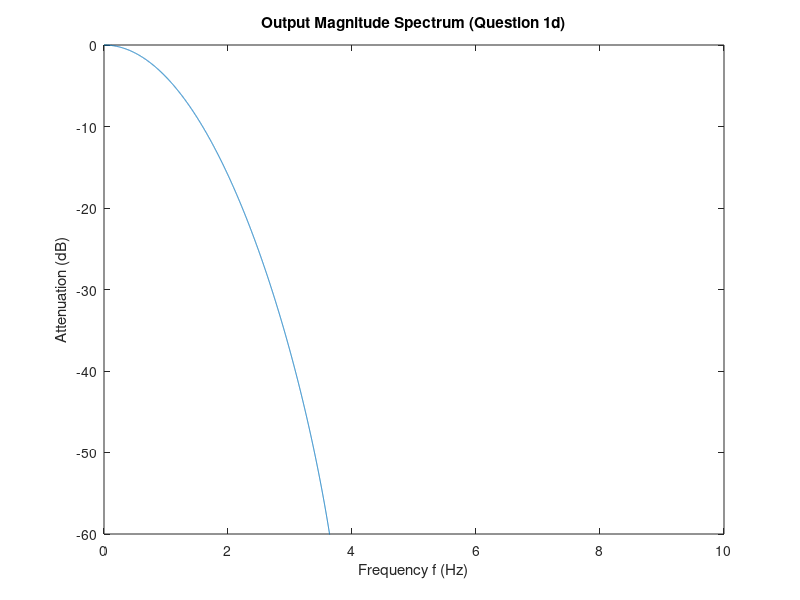
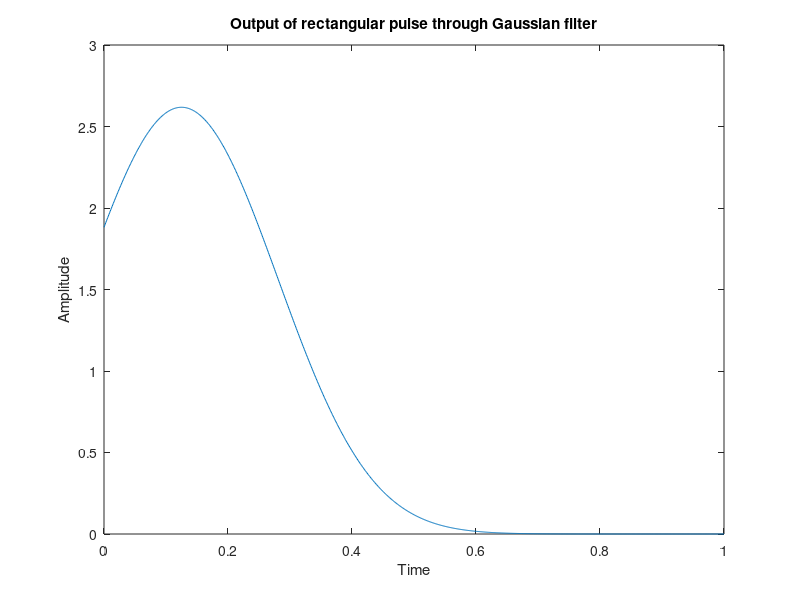

These figures' MATLAB source, in order: (Note: this script raises an error after producing the figures.)
clear all; close all; clc

%% ECE300 Assignment 1
% Alexa Jakob
% September 14, 2020

% Question 1

% Set up filter
f = linspace(0,10,10000);
W = 1; % [dB]
H = exp(-log(2)/2 * (f/W).^2);
mag_H = 20*log10(abs(H)); % magnitude response

% d
T = 0.25;
A = 1/T;

% Fourier transform - spectrums
input_FT = A*T*exp(-j*pi*f*T).*sinc(f*T);
output_FT = input_FT.*H;
mag_output_FT = 20*log10(abs(output_FT));

% plot output
plot(f, mag_output_FT)
title('Output Magnitude Spectrum (Question 1d)')
xlabel('Frequency f (Hz)')
ylabel('Attenuation (dB)')
ylim([-60 0])


% e: use linear interpolation
linear_bounds = [-60 0];
B0 = interp1(mag_output_FT,f,-50); % reasonably linear between 2 sample points
attentuation_B0 = 20*log10(abs(A*T*exp(-j*pi*B0*T-log(2)/2*(B0/W).^2).*sinc(B0*T)));
% checked: for B0 = 3.3948, attenuation is -50dB and keeps descending

% g: graph output pulse
t = linspace(0, 4*T, 1000);
sigma = sqrt(log(2))/(2*pi*W);
y = A*(qfunc(-t/sigma)-qfunc((-t+T)/sigma));
figure
plot(t,y)
title('Output of rectangular pulse through Gaussian filter')
xlabel('Time')
ylabel('Amplitude')

%% Question 2
% Generate QAM grids
grid2 = GenerateQAMCoords(2);
grid4 = GenerateQAMCoords(4);
grid6 = GenerateQAMCoords(6);
grid8 = GenerateQAMCoords(8);

% compute epsilon_b on a decibel scale
k = 2;
eps_b2 = 1/k * 1/2.^k * sum(abs(grid2).^2);
eps_b2 = 10*log10(eps_b2);

k = 4;
eps_b4 = 1/k * 1/2.^k * sum(abs(grid4).^2);
eps_b4 = 10*log10(eps_b4);

k = 6;
eps_b6 = 1/k * 1/2.^k * sum(abs(grid6).^2);
eps_b6 = 10*log10(eps_b6);

k = 8;
eps_b8 = 1/k * 1/2.^k * sum(abs(grid8).^2);
eps_b8 = 10*log10(eps_b8);

% plot epsilons/dmin as a fcn of k
k = 2:2:8;
epsilons = [eps_b2 eps_b4 eps_b6 eps_b8];
figure
plot(k,epsilons)
xline(4)
xline(6)
title('\epsilon_b/d_{min}^2 vs k')
xlabel('k')
ylabel('\epsilon_b/d_{min}^2')

% calculate bits per symbol per dimension
etas = k/2;
figure
plot(k,etas, "*")
title('\eta: bits per symbol per dimension')
xlabel('k')
ylabel('\eta')
xlim([0 10])
ylim([0 5])
% Notice that the more symbols, the more bits per symbol per dimension.
% Although we usually want to minimize points in the constellation to
% reduce number of bits needed to be communicated, the larger the
% constellation, the greater the spectral efficiency.


% strategy for generating grids adapted from Nathaniel Kingsbury
function output = GenerateQAMCoords(k)
    n = 2.^(k/2);
    coords = -(n-1)/2:(n-1)/2;
    x_coords = repmat(coords, 1, n);
    y_coords = repelem(coords, n);
    output = complex(x_coords, y_coords);
end
